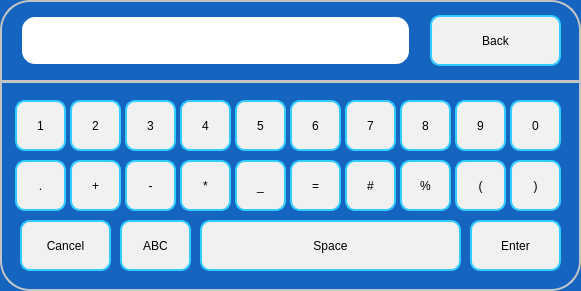
  <widget class="QFrame" name="frNumSpecial">
   <property name="geometry">
    <rect>
     <x>10</x>
     <y>370</y>
     <width>581</width>
     <height>291</height>
    </rect>
   </property>
   <property name="styleSheet">
    <string notr="true">	 border: 2px solid #C4C4C3;
    border-bottom-color: #C2C7CB; /* same as the pane color */
    border-radius: 30px;
color: rgb(0, 0, 0);
font: 75 16pt &quot;Roboto Medium&quot;;
background-color: rgb(21, 100, 192);</string>
   </property>
   <property name="frameShape">
    <enum>QFrame::StyledPanel</enum>
   </property>
   <property name="frameShadow">
    <enum>QFrame::Raised</enum>
   </property>
   <widget class="QPushButton" name="pbN1SP">
    <property name="geometry">
     <rect>
      <x>15</x>
      <y>100</y>
      <width>51</width>
      <height>51</height>
     </rect>
    </property>
    <property name="focusPolicy">
     <enum>Qt::NoFocus</enum>
    </property>
    <property name="styleSheet">
     <string notr="true">background-color: rgb(241, 241, 241);
border-width: 2px;
border-color:  rgb(51, 204, 255);
border-style: solid;
border-radius: 10;
color: rgb(0, 0, 0);
font: 75 16pt &quot;Roboto Medium&quot;;</string>
    </property>
    <property name="text">
     <string>1</string>
    </property>
   </widget>
   <widget class="QPushButton" name="pbN2SP">
    <property name="geometry">
     <rect>
      <x>70</x>
      <y>100</y>
      <width>51</width>
      <height>51</height>
     </rect>
    </property>
    <property name="focusPolicy">
     <enum>Qt::NoFocus</enum>
    </property>
    <property name="styleSheet">
     <string notr="true">background-color: rgb(241, 241, 241);
border-width: 2px;
border-color:  rgb(51, 204, 255);
border-style: solid;
border-radius: 10;
color: rgb(0, 0, 0);
font: 75 16pt &quot;Roboto Medium&quot;;</string>
    </property>
    <property name="text">
     <string>2</string>
    </property>
   </widget>
   <widget class="QPushButton" name="pbN3SP">
    <property name="geometry">
     <rect>
      <x>125</x>
      <y>100</y>
      <width>51</width>
      <height>51</height>
     </rect>
    </property>
    <property name="focusPolicy">
     <enum>Qt::NoFocus</enum>
    </property>
    <property name="styleSheet">
     <string notr="true">background-color: rgb(241, 241, 241);
border-width: 2px;
border-color:  rgb(51, 204, 255);
border-style: solid;
border-radius: 10;
color: rgb(0, 0, 0);
font: 75 16pt &quot;Roboto Medium&quot;;</string>
    </property>
    <property name="text">
     <string>3</string>
    </property>
   </widget>
   <widget class="QPushButton" name="pbN4SP">
    <property name="geometry">
     <rect>
      <x>180</x>
      <y>100</y>
      <width>51</width>
      <height>51</height>
     </rect>
    </property>
    <property name="focusPolicy">
     <enum>Qt::NoFocus</enum>
    </property>
    <property name="styleSheet">
     <string notr="true">background-color: rgb(241, 241, 241);
border-width: 2px;
border-color:  rgb(51, 204, 255);
border-style: solid;
border-radius: 10;
color: rgb(0, 0, 0);
font: 75 16pt &quot;Roboto Medium&quot;;</string>
    </property>
    <property name="text">
     <string>4</string>
    </property>
   </widget>
   <widget class="QPushButton" name="pbN5SP">
    <property name="geometry">
     <rect>
      <x>235</x>
      <y>100</y>
      <width>51</width>
      <height>51</height>
     </rect>
    </property>
    <property name="focusPolicy">
     <enum>Qt::NoFocus</enum>
    </property>
    <property name="styleSheet">
     <string notr="true">background-color: rgb(241, 241, 241);
border-width: 2px;
border-color:  rgb(51, 204, 255);
border-style: solid;
border-radius: 10;
color: rgb(0, 0, 0);
font: 75 16pt &quot;Roboto Medium&quot;;</string>
    </property>
    <property name="text">
     <string>5</string>
    </property>
   </widget>
   <widget class="QPushButton" name="pbN6SP">
    <property name="geometry">
     <rect>
      <x>290</x>
      <y>100</y>
      <width>51</width>
      <height>51</height>
     </rect>
    </property>
    <property name="focusPolicy">
     <enum>Qt::NoFocus</enum>
    </property>
    <property name="styleSheet">
     <string notr="true">background-color: rgb(241, 241, 241);
border-width: 2px;
border-color:  rgb(51, 204, 255);
border-style: solid;
border-radius: 10;
color: rgb(0, 0, 0);
font: 75 16pt &quot;Roboto Medium&quot;;</string>
    </property>
    <property name="text">
     <string>6</string>
    </property>
   </widget>
   <widget class="QPushButton" name="pbN7SP">
    <property name="geometry">
     <rect>
      <x>345</x>
      <y>100</y>
      <width>51</width>
      <height>51</height>
     </rect>
    </property>
    <property name="focusPolicy">
     <enum>Qt::NoFocus</enum>
    </property>
    <property name="styleSheet">
     <string notr="true">background-color: rgb(241, 241, 241);
border-width: 2px;
border-color:  rgb(51, 204, 255);
border-style: solid;
border-radius: 10;
color: rgb(0, 0, 0);
font: 75 16pt &quot;Roboto Medium&quot;;</string>
    </property>
    <property name="text">
     <string>7</string>
    </property>
   </widget>
   <widget class="QPushButton" name="pbN8SP">
    <property name="geometry">
     <rect>
      <x>400</x>
      <y>100</y>
      <width>51</width>
      <height>51</height>
     </rect>
    </property>
    <property name="focusPolicy">
     <enum>Qt::NoFocus</enum>
    </property>
    <property name="styleSheet">
     <string notr="true">background-color: rgb(241, 241, 241);
border-width: 2px;
border-color:  rgb(51, 204, 255);
border-style: solid;
border-radius: 10;
color: rgb(0, 0, 0);
font: 75 16pt &quot;Roboto Medium&quot;;</string>
    </property>
    <property name="text">
     <string>8</string>
    </property>
   </widget>
   <widget class="QPushButton" name="pbN9SP">
    <property name="geometry">
     <rect>
      <x>455</x>
      <y>100</y>
      <width>51</width>
      <height>51</height>
     </rect>
    </property>
    <property name="focusPolicy">
     <enum>Qt::NoFocus</enum>
    </property>
    <property name="styleSheet">
     <string notr="true">background-color: rgb(241, 241, 241);
border-width: 2px;
border-color:  rgb(51, 204, 255);
border-style: solid;
border-radius: 10;
color: rgb(0, 0, 0);
font: 75 16pt &quot;Roboto Medium&quot;;</string>
    </property>
    <property name="text">
     <string>9</string>
    </property>
   </widget>
   <widget class="QPushButton" name="pbN0SP">
    <property name="geometry">
     <rect>
      <x>510</x>
      <y>100</y>
      <width>51</width>
      <height>51</height>
     </rect>
    </property>
    <property name="focusPolicy">
     <enum>Qt::NoFocus</enum>
    </property>
    <property name="styleSheet">
     <string notr="true">background-color: rgb(241, 241, 241);
border-width: 2px;
border-color:  rgb(51, 204, 255);
border-style: solid;
border-radius: 10;
color: rgb(0, 0, 0);
font: 75 16pt &quot;Roboto Medium&quot;;</string>
    </property>
    <property name="text">
     <string>0</string>
    </property>
   </widget>
   <widget class="QPushButton" name="pbNdotSP">
    <property name="geometry">
     <rect>
      <x>15</x>
      <y>160</y>
      <width>51</width>
      <height>51</height>
     </rect>
    </property>
    <property name="focusPolicy">
     <enum>Qt::NoFocus</enum>
    </property>
    <property name="styleSheet">
     <string notr="true">background-color: rgb(241, 241, 241);
border-width: 2px;
border-color:  rgb(51, 204, 255);
border-style: solid;
border-radius: 10;
color: rgb(0, 0, 0);
font: 75 16pt &quot;Roboto Medium&quot;;</string>
    </property>
    <property name="text">
     <string>.</string>
    </property>
   </widget>
   <widget class="QPushButton" name="pbNplusSP">
    <property name="geometry">
     <rect>
      <x>70</x>
      <y>160</y>
      <width>51</width>
      <height>51</height>
     </rect>
    </property>
    <property name="focusPolicy">
     <enum>Qt::NoFocus</enum>
    </property>
    <property name="styleSheet">
     <string notr="true">background-color: rgb(241, 241, 241);
border-width: 2px;
border-color:  rgb(51, 204, 255);
border-style: solid;
border-radius: 10;
color: rgb(0, 0, 0);
font: 75 16pt &quot;Roboto Medium&quot;;</string>
    </property>
    <property name="text">
     <string>+</string>
    </property>
   </widget>
   <widget class="QPushButton" name="pbNminusSP">
    <property name="geometry">
     <rect>
      <x>125</x>
      <y>160</y>
      <width>51</width>
      <height>51</height>
     </rect>
    </property>
    <property name="focusPolicy">
     <enum>Qt::NoFocus</enum>
    </property>
    <property name="styleSheet">
     <string notr="true">background-color: rgb(241, 241, 241);
border-width: 2px;
border-color:  rgb(51, 204, 255);
border-style: solid;
border-radius: 10;
color: rgb(0, 0, 0);
font: 75 16pt &quot;Roboto Medium&quot;;</string>
    </property>
    <property name="text">
     <string>-</string>
    </property>
   </widget>
   <widget class="QPushButton" name="pbNastricsSP">
    <property name="geometry">
     <rect>
      <x>180</x>
      <y>160</y>
      <width>51</width>
      <height>51</height>
     </rect>
    </property>
    <property name="focusPolicy">
     <enum>Qt::NoFocus</enum>
    </property>
    <property name="styleSheet">
     <string notr="true">background-color: rgb(241, 241, 241);
border-width: 2px;
border-color:  rgb(51, 204, 255);
border-style: solid;
border-radius: 10;
color: rgb(0, 0, 0);
font: 75 16pt &quot;Roboto Medium&quot;;</string>
    </property>
    <property name="text">
     <string>*</string>
    </property>
   </widget>
   <widget class="QPushButton" name="pbNunderSP">
    <property name="geometry">
     <rect>
      <x>235</x>
      <y>160</y>
      <width>51</width>
      <height>51</height>
     </rect>
    </property>
    <property name="focusPolicy">
     <enum>Qt::NoFocus</enum>
    </property>
    <property name="styleSheet">
     <string notr="true">background-color: rgb(241, 241, 241);
border-width: 2px;
border-color:  rgb(51, 204, 255);
border-style: solid;
border-radius: 10;
color: rgb(0, 0, 0);
font: 75 16pt &quot;Roboto Medium&quot;;</string>
    </property>
    <property name="text">
     <string>_</string>
    </property>
   </widget>
   <widget class="QPushButton" name="pbNequalSP">
    <property name="geometry">
     <rect>
      <x>290</x>
      <y>160</y>
      <width>51</width>
      <height>51</height>
     </rect>
    </property>
    <property name="focusPolicy">
     <enum>Qt::NoFocus</enum>
    </property>
    <property name="styleSheet">
     <string notr="true">background-color: rgb(241, 241, 241);
border-width: 2px;
border-color:  rgb(51, 204, 255);
border-style: solid;
border-radius: 10;
color: rgb(0, 0, 0);
font: 75 16pt &quot;Roboto Medium&quot;;</string>
    </property>
    <property name="text">
     <string>=</string>
    </property>
   </widget>
   <widget class="QPushButton" name="pbNhashSP">
    <property name="geometry">
     <rect>
      <x>345</x>
      <y>160</y>
      <width>51</width>
      <height>51</height>
     </rect>
    </property>
    <property name="focusPolicy">
     <enum>Qt::NoFocus</enum>
    </property>
    <property name="styleSheet">
     <string notr="true">background-color: rgb(241, 241, 241);
border-width: 2px;
border-color:  rgb(51, 204, 255);
border-style: solid;
border-radius: 10;
color: rgb(0, 0, 0);
font: 75 16pt &quot;Roboto Medium&quot;;</string>
    </property>
    <property name="text">
     <string>#</string>
    </property>
   </widget>
   <widget class="QPushButton" name="pbNpercentageSP">
    <property name="geometry">
     <rect>
      <x>400</x>
      <y>160</y>
      <width>51</width>
      <height>51</height>
     </rect>
    </property>
    <property name="focusPolicy">
     <enum>Qt::NoFocus</enum>
    </property>
    <property name="styleSheet">
     <string notr="true">background-color: rgb(241, 241, 241);
border-width: 2px;
border-color:  rgb(51, 204, 255);
border-style: solid;
border-radius: 10;
color: rgb(0, 0, 0);
font: 75 16pt &quot;Roboto Medium&quot;;</string>
    </property>
    <property name="text">
     <string>%</string>
    </property>
   </widget>
   <widget class="QPushButton" name="pbNopenbracketSP">
    <property name="geometry">
     <rect>
      <x>455</x>
      <y>160</y>
      <width>51</width>
      <height>51</height>
     </rect>
    </property>
    <property name="focusPolicy">
     <enum>Qt::NoFocus</enum>
    </property>
    <property name="styleSheet">
     <string notr="true">background-color: rgb(241, 241, 241);
border-width: 2px;
border-color:  rgb(51, 204, 255);
border-style: solid;
border-radius: 10;
color: rgb(0, 0, 0);
font: 75 16pt &quot;Roboto Medium&quot;;</string>
    </property>
    <property name="text">
     <string>(</string>
    </property>
   </widget>
   <widget class="QPushButton" name="pbNclosebracketSP">
    <property name="geometry">
     <rect>
      <x>510</x>
      <y>160</y>
      <width>51</width>
      <height>51</height>
     </rect>
    </property>
    <property name="focusPolicy">
     <enum>Qt::NoFocus</enum>
    </property>
    <property name="styleSheet">
     <string notr="true">background-color: rgb(241, 241, 241);
border-width: 2px;
border-color:  rgb(51, 204, 255);
border-style: solid;
border-radius: 10;
color: rgb(0, 0, 0);
font: 75 16pt &quot;Roboto Medium&quot;;</string>
    </property>
    <property name="text">
     <string>)</string>
    </property>
   </widget>
   <widget class="QPushButton" name="pbNcancelSP">
    <property name="geometry">
     <rect>
      <x>20</x>
      <y>220</y>
      <width>91</width>
      <height>51</height>
     </rect>
    </property>
    <property name="focusPolicy">
     <enum>Qt::NoFocus</enum>
    </property>
    <property name="styleSheet">
     <string notr="true">background-color: rgb(241, 241, 241);
border-width: 2px;
border-color:  rgb(51, 204, 255);
border-style: solid;
border-radius: 10;
color: rgb(0, 0, 0);
font: 75 16pt &quot;Roboto Medium&quot;;</string>
    </property>
    <property name="text">
     <string>Cancel</string>
    </property>
   </widget>
   <widget class="QPushButton" name="pbNspaceSP">
    <property name="geometry">
     <rect>
      <x>200</x>
      <y>220</y>
      <width>261</width>
      <height>51</height>
     </rect>
    </property>
    <property name="focusPolicy">
     <enum>Qt::NoFocus</enum>
    </property>
    <property name="styleSheet">
     <string notr="true">background-color: rgb(241, 241, 241);
border-width: 2px;
border-color:  rgb(51, 204, 255);
border-style: solid;
border-radius: 10;
color: rgb(0, 0, 0);
font: 75 16pt &quot;Roboto Medium&quot;;</string>
    </property>
    <property name="text">
     <string>Space</string>
    </property>
   </widget>
   <widget class="QPushButton" name="pbNenterSP">
    <property name="geometry">
     <rect>
      <x>470</x>
      <y>220</y>
      <width>91</width>
      <height>51</height>
     </rect>
    </property>
    <property name="focusPolicy">
     <enum>Qt::NoFocus</enum>
    </property>
    <property name="styleSheet">
     <string notr="true">background-color: rgb(241, 241, 241);
border-width: 2px;
border-color:  rgb(51, 204, 255);
border-style: solid;
border-radius: 10;
color: rgb(0, 0, 0);
font: 75 16pt &quot;Roboto Medium&quot;;</string>
    </property>
    <property name="text">
     <string>Enter</string>
    </property>
   </widget>
   <widget class="QPushButton" name="pbNabcSP">
    <property name="geometry">
     <rect>
      <x>120</x>
      <y>220</y>
      <width>71</width>
      <height>51</height>
     </rect>
    </property>
    <property name="focusPolicy">
     <enum>Qt::NoFocus</enum>
    </property>
    <property name="styleSheet">
     <string notr="true">background-color: rgb(241, 241, 241);
border-width: 2px;
border-color:  rgb(51, 204, 255);
border-style: solid;
border-radius: 10;
color: rgb(0, 0, 0);
font: 75 16pt &quot;Roboto Medium&quot;;</string>
    </property>
    <property name="text">
     <string>ABC</string>
    </property>
   </widget>
   <widget class="QPushButton" name="pbNbackSP">
    <property name="geometry">
     <rect>
      <x>430</x>
      <y>15</y>
      <width>131</width>
      <height>51</height>
     </rect>
    </property>
    <property name="focusPolicy">
     <enum>Qt::NoFocus</enum>
    </property>
    <property name="styleSheet">
     <string notr="true">background-color: rgb(241, 241, 241);
border-width: 2px;
border-color:  rgb(51, 204, 255);
border-style: solid;
border-radius: 10;
color: rgb(0, 0, 0);
font: 75 16pt &quot;Roboto Medium&quot;;</string>
    </property>
    <property name="text">
     <string>Back</string>
    </property>
   </widget>
   <widget class="QLineEdit" name="leNinputSP">
    <property name="geometry">
     <rect>
      <x>20</x>
      <y>15</y>
      <width>391</width>
      <height>51</height>
     </rect>
    </property>
    <property name="focusPolicy">
     <enum>Qt::ClickFocus</enum>
    </property>
    <property name="contextMenuPolicy">
     <enum>Qt::NoContextMenu</enum>
    </property>
    <property name="styleSheet">
     <string notr="true">QLineEdit { 
	padding: 1px 18px 1px 10px;
	background-color: rgb(255,255,255);
	border-width: 2px;
	border-color: rgb(21, 100, 192);
	border-style: solid;
	border-radius: 15;
	color: rgb(0, 0, 0);
	font: 75 16pt &quot;Roboto Medium&quot;;
}
QLineEdit:read-only {
	background-color: rgb(245,245,245);
}
QLineEdit[error=true] {
border-color: red;
}
QLineEdit[error=false] {
border-color: rgb(21, 100, 192);
}</string>
    </property>
    <property name="text">
     <string/>
    </property>
    <property name="maxLength">
     <number>50</number>
    </property>
   </widget>
   <widget class="Line" name="line_3">
    <property name="geometry">
     <rect>
      <x>0</x>
      <y>80</y>
      <width>581</width>
      <height>3</height>
     </rect>
    </property>
    <property name="orientation">
     <enum>Qt::Horizontal</enum>
    </property>
   </widget>
  </widget>
